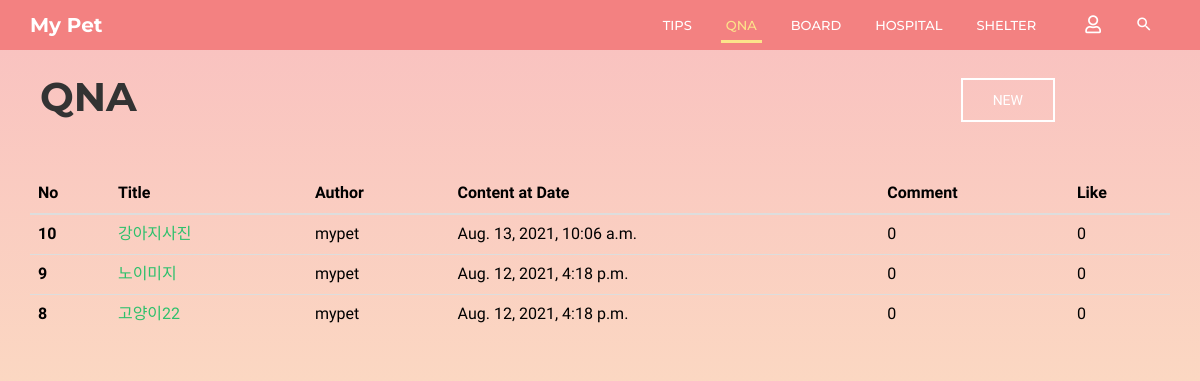
The app's page /community/qna/, older data.
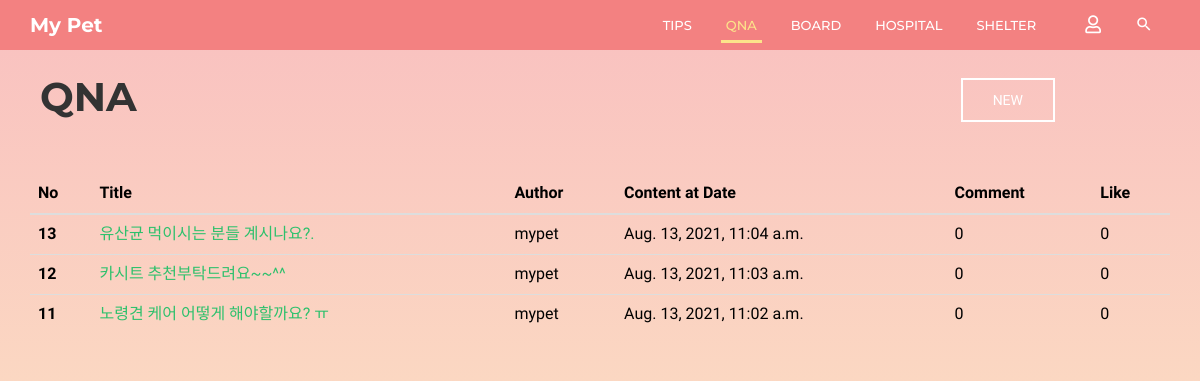
The same page, newer data.
### community/models.py (models this page shows, shortened)
class Qna(models.Model):
    b_title = models.CharField(max_length=30)
    b_author = models.CharField(max_length=20)
    b_content = models.TextField()
    b_date = models.DateTimeField(auto_now=True)  # 글 수정하면 수정한 시각으로 갱신됨
    b_comment_count = models.IntegerField(default=0)
    b_like_count = models.IntegerField(default=0)
    b_photo = models.ImageField(blank=True, null=True, default='../media/noimage.jpg')

### community/views.py (the view)
# urls.py: path('qna/', views.qna, name='qna'),
def qna(request):
    posts = Qna.objects.all().order_by('-id')
    return render(request, 'community/qna.html', {'posts': posts})

### community/templates/community/qna.html (shortened to what this page needs)
{% extends 'base.html' %}
{% block html_body %}
    <link rel="stylesheet" href="/static/css/pages/header.css">
    <link rel="stylesheet" href="/static/css/pages/board.css">
    <header id="column-header">
        <div id="nino-headerInner">
            <nav id="nino-navbar" class="navbar navbar-default" role="navigation">
                <div class="container">
                    <div class="navbar-header">
                        <a class="navbar-brand" href="{% url 'home' %}">My Pet</a>
                    </div>
                    <div class="nino-menuItem pull-right">
                        <div class="collapse navbar-collapse pull-left" id="nino-navbar-collapse">
                            <ul class="nav navbar-nav">
                                <li><a href="#" onclick="testa('{% url 'community:tips' %}')">Tips<span class="sr-only">(current)</span></a>
                                </li>
                                <li class="active"><a href="#" onclick="testa('{% url 'community:qna' %}')">QnA</a></li>
                                <li><a href="#" onclick="testa('{% url 'community:board' %}')">Board</a></li>
                                <li><a href="#" onclick="testa('{% url 'community:hospital' %}')">Hospital</a></li>
                                <li><a href="#" onclick="testa('{% url 'community:shelter' %}')">Shelter</a></li>
                            </ul>
                        </div>
                        <ul class="nino-iconsGroup nav navbar-nav">
                            {% if user.is_authenticated %}
                                <li><a href="#" onclick="testa('{% url 'community:logout' %}')"><i
                                        class="mdi fas fa-user-slash nino-icon"></i></a></li>
                            {% else %}
                                <li><a href="#" onclick="testa('{% url 'community:login' %}')"><i
                                        class="mdi far fa-user nino-icon"></i></a></li>
                            {% endif %}
                            <li><a href="#" class="nino-search"><i class="mdi mdi-magnify nino-icon"></i></a></li>
                        </ul>
                    </div>
                </div>
            </nav>
        </div>
    </header>
    <div class="container board-header">
        <div class="board-title">
            <h1 class="title-h1">QnA</h1>
        </div>
        <div class="board-post-btn">
            <a href="{% url 'community:qna_create' %}" class="nino-btn nino-post-btn">NEW</a>
        </div>
    </div>
    <div class="container">
        <div class="tips-page tips-table">
            <table class="table table-hover">
                <thead class="thead-dark">
                <tr>
                    <th scope="col">No</th>
                    <th scope="col">Title</th>
                    <th scope="col">Author</th>
                    <th scope="col">Content at Date</th>
                    <th scope="col">Comment</th>
                    <th scope="col">Like</th>
                </tr>
                </thead>
                <tbody>
                {% for post in posts %}
                    <tr>
                        <th scope="row">{{ post.id }}</th>
                        <td><a href="/community/{{ post.id }}/qna_detail/">{{ post.b_title }}</a></td>
                        <td>{{ post.b_author }}</td>
                        <td>{{ post.b_date }}</td>
                        <td>{{ post.b_comment_count }}</td>
                        <td>{{ post.b_like_count }}</td>
                    </tr>
                {% endfor %}
                </tbody>
            </table>
        </div>
    </div>
{% endblock %}

Row changes from the older to the newer data that the page shows:
removed Qna: id "10", b_title "강아지사진", b_author "mypet", b_date "Aug. 13, 2021, 10:06 a.m.", b_comment_count "0", b_like_count "0"
removed Qna: id "9", b_title "노이미지", b_author "mypet", b_date "Aug. 12, 2021, 4:18 p.m.", b_comment_count "0", b_like_count "0"
removed Qna: id "8", b_title "고양이22", b_author "mypet", b_date "Aug. 12, 2021, 4:18 p.m.", b_comment_count "0", b_like_count "0"
added Qna: id "13", b_title "유산균 먹이시는 분들 계시나요?.", b_author "mypet", b_date "Aug. 13, 2021, 11:04 a.m.", b_comment_count "0", b_like_count "0"
added Qna: id "12", b_title "카시트 추천부탁드려요~~^^", b_author "mypet", b_date "Aug. 13, 2021, 11:03 a.m.", b_comment_count "0", b_like_count "0"
added Qna: id "11", b_title "노령견 케어 어떻게 해야할까요? ㅠ", b_author "mypet", b_date "Aug. 13, 2021, 11:02 a.m.", b_comment_count "0", b_like_count "0"
